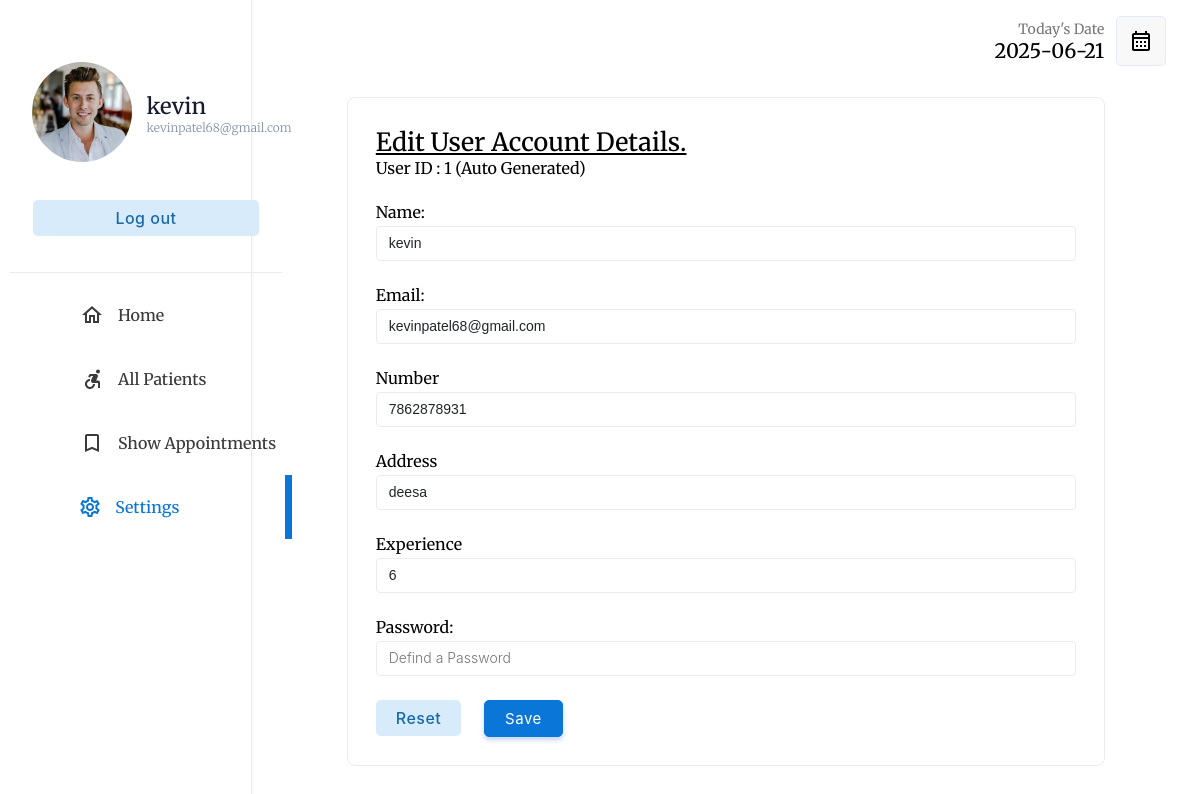
Page /php/doctor/editaccount.php (signed in) on the committed database.
### tables this page shows
CREATE TABLE IF NOT EXISTS `doctor` (
  `DID` int NOT NULL AUTO_INCREMENT,
  `DPHOTO` longblob NOT NULL,
  `DNAME` varchar(35) NOT NULL,
  `DPASSWORD` varchar(20) NOT NULL,
  `DEMAIL` varchar(35) NOT NULL,
  `DGENDER` varchar(10) NOT NULL,
  `DNUMBER` varchar(10) NOT NULL,
  `DADDRESS` varchar(50) NOT NULL,
  `SID` int NOT NULL,
  `DDATE_OF_BIRTH` date NOT NULL,
  `DCONSULTATION_FEE` int NOT NULL,
  `DEXPERIENCE_YEARS` int NOT NULL,
  `DQUALIFICATION` varchar(50) NOT NULL,
  PRIMARY KEY (`DID`)
);

### php/doctor/editaccount.php (the view, shortened to what this page needs)
<!DOCTYPE html>
<html lang="en">
<head>
    <link rel="stylesheet" type="text/css" href="../../css/doctor/index.css">
</head>
<body>
    <?php
    if (isset($_SESSION["userid"])) {
        if (($_SESSION["userid"]) == "" or $_SESSION['usertype'] != 'DOCTOR') {
            header("location: ../login.php");
        } else {
            $userid = $_SESSION["userid"];
        }
    } else {
        header("location: ../login.php");
    }
    include("../database_connection.php");
    $query = "SELECT * FROM doctor WHERE DID='$userid'";
    $doctor = $db->query($query);
    $doctortb = $doctor->fetch_assoc();
    $username = $doctortb["DNAME"];
    $useremail=$doctortb['DEMAIL'];
    $usernumber=$doctortb['DNUMBER'];
    $useraddress=$doctortb['DADDRESS'];
    $userexpyears=$doctortb['DEXPERIENCE_YEARS'];
    ?>
   <div class="container">
        <div class="menu">
            <table class="menu-container" border="0">
                <tr>
                    <td style="padding:10px" colspan="2">
                        <table border="0" class="profile-container">
                            <tr>
                                <td width="30%" style="padding-left:20px">
                                    <a href="photo.php"> <img src='../../assets/images/dimage/<?php echo $doctortb['DPHOTO']; ?>' width='100' style="border-radius:50%"></a>
                                </td>
                                <td style="padding:0px;margin:0px;">
                                    <p class="profile-title"><?php echo $doctortb['DNAME']; ?></p>
                                    <p class="profile-subtitle" style="font-size: 12px;"><?php echo $doctortb['DEMAIL'] ?></p>
                                </td>
                            </tr>
                            <tr>
                                <td colspan="2">
                                    <a href="../logout.php"><input type="button" value="Log out" class="logout-btn btn-primary-soft btn"></a>
                                </td>
                            </tr>
                        </table>
                    </td>
                </tr>
                <tr class="menu-row">
                    <td class="menu-btn menu-icon-home ">
                        <a href="index.php" class="non-style-link-menu ">
                            <div>
                                <p class="menu-text">Home</p>
                        </a>
        </div></a>
        <tr class="menu-row">
            <td class="menu-btn menu-icon-patient">
                <a href="allpatients.php" class="non-style-link-menu">
                    <div>
                        <p class="menu-text">All Patients</p>
                </a>
    </div>
    <tr class="menu-row">
        <td class="menu-btn menu-icon-appoinment">
            <a href="showappointments.php" class="non-style-link-menu">
                <div>
                    <p class="menu-text">Show Appointments</p>
            </a></div>
        </td>
    </tr>
    <tr class="menu-row" >
                    <td class="menu-btn menu-icon-settings  menu-active menu-icon-settings-active">
                        <a href="settings.php" class="non-style-link-menu  non-style-link-menu-active"><div><p class="menu-text">Settings</p></a></div>
                    </td>
                </tr>
    <div class="dash-body" style="margin-top: 15px">
        <table border="0" width="100%" style=" border-spacing: 0;margin:0;padding:0;">
            <tr>
                <td>
                </td>
                <td width="15%">
                    <p style="font-size: 14px;color: rgb(119, 119, 119);padding: 0;margin: 0;text-align: right;">
                        Today's Date
                    </p>
                    <p class="heading-sub12" style="padding: 0;margin: 0;">
                        <?php
                        $today = date('Y-m-d');
                        echo $today;
                        ?>
                    </p>
                </td>
                <td width="10%">
                    <button class="btn-label" style="display: flex;justify-content: center;align-items: center;"><img src="../../assets/img/calendar.svg" width="100%"></button>
                </td>
            </tr>
        </table>
        <center>
            <div style="display: flex;justify-content: center;">
                <table width="80%" class="sub-table scrolldown add-doc-form-container" border="0">
                    <tr>
                        <td>
                            <p style="padding: 0;margin: 0;text-align: left;font-size: 25px;font-weight: 500;"><u>Edit User Account Details.</u></p>
                            User ID : <?php echo $userid; ?> (Auto Generated)<br><br>
                        </td>
                    </tr>
                    <tr>
                        <td class="label-td" colspan="2">
                            <form action="edit_user_account_detail.php" method="POST" class="add-new-form">
                                <label for="name" class="form-label">Name: </label>
                        </td>
                    </tr>
                    <tr>
                        <td class="label-td" colspan="2">
                            <input type="text" name="name" class="input-text" placeholder="Name" value="<?php echo $username; ?>" required><br>
                        </td>
                    </tr>
                    <tr>
                        <td class="label-td" colspan="2">
                            <label for="email" class="form-label">Email: </label>
                        </td>
                    </tr>
                    <tr>
                        <td class="label-td" colspan="2">
                            <input type="email" name="email" class="input-text" placeholder="Email Address" value="<?php echo $useremail; ?>" required><br>
                        </td>
                    </tr>
                    <tr>
                        <td class="label-td" colspan="2">
                            <label for="number" class="form-label">Number </label>
                        </td>
                    </tr>
                    <tr>
                        <td class="label-td" colspan="2">
                            <input type="tel" name="number" class="input-text" pattern="[0-9]{10}" placeholder="Number" value="<?php echo $usernumber; ?>" required><br>
                        </td>
                    </tr>
                    <tr>
                        <td class="label-td" colspan="2">
                            <label for="spec" class="form-label">Address</label>
                        </td>
                    </tr>
                    <tr>
                        <td class="label-td" colspan="2">
                            <input type="text" name="address" class="input-text" placeholder="Address" value="<?php echo $useraddress; ?>" required><br>
                        </td>
                    </tr>
                    <tr>
                        <td class="label-td" colspan="2">
                            <label for="exp" class="form-label">Experience</label>
                        </td>
                    </tr>
                    <tr>
                        <td class="label-td" colspan="2">
                            <input type="number" name="experience" class="input-text" placeholder="Experience Years" value="<?php echo $userexpyears; ?>" required><br>
                        </td>
                    </tr>
                    <tr>
                        <td class="label-td" colspan="2">
                            <label for="password" class="form-label">Password: </label>
                        </td>
                    </tr>
                    <tr>
                        <td class="label-td" colspan="2">
                            <input type="password" name="password" class="input-text" placeholder="Defind a Password" required><br>
                        </td>
                    </tr>
                    <tr>
                        <td colspan="2">
                            <input type="reset" value="Reset" class="login-btn btn-primary-soft btn">&nbsp;&nbsp;&nbsp;&nbsp;&nbsp;
                            <input type="submit" value="Save" name="updatedetail" class="login-btn btn-primary btn">
                        </td>
                    </tr>
                </table>
            </div>
        </center>
    </div>
</body>
</html>

### css/doctor/index.css (style rules this page uses)
:root { --primarycolor: #0A76D8; --primarycolorhover: #006dd3; --btnice:#D8EBFA; --btnnicetext:#1b62b3; }
body { font-family: "Merriweather", sans-serif; background-repeat: no-repeat; background-attachment: fixed; background-size: cover; height: 100%; }
html, body { height: 100%; margin: 0; }
a { color: #1977cc; text-decoration: none; }
.input-text { border-radius: 4px; border: 0.5px solid rgb(226, 226, 226); padding: 10px; width: 92%; transition: 0.2s; outline: none; }
.input-text { border: 1px solid #e9ecef; font-size: 14px; line-height: 26px; background-color: #fff; display: block; width: 100%; padding: .375rem .75rem; font-weight: 300; line-height: 1.5; color: #212529; background-color: #fff; background-clip: padding-box; -webkit-appearance: none; -moz-appearance: none; appearance: none; border-radius: .25rem; transition: border-color .15s ease-in-out,box-shadow .15s ease-in-out; }
.input-text::placeholder { font-family: 'Inter', sans-serif; }
.btn { cursor: pointer; padding: 8px 20px; outline: none; text-decoration: none; font-size: 15px; letter-spacing: 0.5px; transition: all 0.3s; border-radius: 5px; font-family: 'Inter', sans-serif; }
.btn-primary { background-color: var(--primarycolor) ; border: 1px solid var(--primarycolor) ; color: #fff ; box-shadow: 0 3px 5px 0 rgba(57,108,240,0.3); }
.btn-primary-soft { background-color: #D8EBFA ; color: #1969AA; font-weight: 500; font-size: 16px; border: none; }
.btn-label { margin-left: 10px; padding: 12px 12px; outline: none; text-decoration: none; font-size: 15px; letter-spacing: 0.5px; transition: all 0.3s; border-radius: 5px; background-color: #f0f0f073; border: 1px solid rgba(57,108,240,0.1) ; font-family: 'Inter', sans-serif; }
.sub-table { border: 1px solid #ebebeb; border-radius: 8px; }
.menu-btn { padding:6px; color: #3b3b3b; background-position: 30% 50%; background-repeat: no-repeat; transition: 0.5s; }
.menu-text { padding-left: 40%; font-weight: 500; font-size: 16px; }
.menu-active { color: var(--primarycolor); border-right: 7px solid var(--primarycolor); background-color: var(); }
.non-style-link-menu:link, .non-style-link-menu:visited, .non-style-link-menu:active { text-decoration: none; color: #3b3b3b; }
.non-style-link-menu-active:link, .non-style-link-menu-active:visited, .non-style-link-menu-active:active { text-decoration: none; color: var(--primarycolor); }
.menu-icon-appoinment { background-image: url('../../assets/img/icons/book.svg'); }
.menu-icon-patient { background-image: url('../../assets/img/icons/patients.svg'); }
.menu-icon-settings { background-image: url('../../assets/img/icons/settings.svg'); }
.menu-icon-home { background-image: url('../../assets/img/icons/home.svg'); }
.menu-icon-settings:hover,.menu-icon-settings-active { color: var(--primarycolor); background-image: url('../../assets/img/icons/settings-iceblue.svg'); }
.container { display: flex; flex-wrap: wrap; height: 100vh; }
.menu { border-right: 1.5px solid rgb(235, 235, 235); width: 21%; height: 100vh; box-shadow: 0 0px 0px 2px rgba(240, 240, 240, 0.3); }
.dash-body { width: 79%; height: 100vh; }
.menu-container { width: 100%; border-spacing: 0; }
.profile-title { font-weight: 500; color: #161c2d; font-size: 22px; margin: 0; text-align: left; padding-left: 8%; }
.profile-subtitle { font-weight: 300; color: #8492a6; font-size: 15px; margin: 0; text-align: left; padding-left: 8%; }
.logout-btn { margin-top: 30px; width: 85%; }
.profile-container { border-bottom: 1.5px solid rgb(235, 235, 235); padding-top: 18%; padding-bottom: 12%; text-align: center; }
.heading-sub12 { font-weight: 500; font-size: 20px; text-align: right; }
.add-doc-form-container { padding: 25px; margin-top: 30px; }

### rows in the picture
doctor: DPHOTO (picture), DNAME "kevin", DEMAIL "kevinpatel68@gmail.com", name "kevin", email "kevinpatel68@gmail.com", number "7862878931", address "deesa", experience "6"

### other values in the picture
$userid "1"
